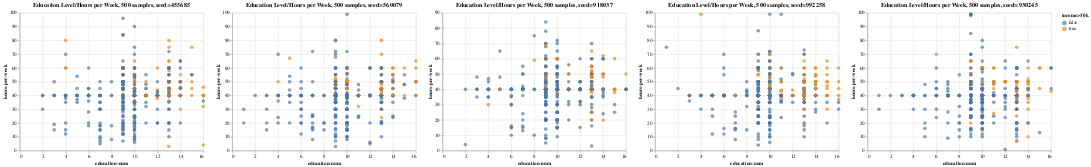

Notebook code cell kept with this figure:
### Code cell
alt.hconcat(*chart_list)

### Figure 1 — Vega-Lite specification as saved in the notebook (floating-point values rounded to 4 significant figures; data arrays with more than 128 entries replaced by an {"elided": "..."} marker saying what was removed)
{"config": {"view": {"continuousWidth": 400, "continuousHeight": 300}}, "hconcat": [{"data": {"name": "data-ce71c26a7ee1887984d2358c7138bfb3"}, "mark": {"type": "circle", "size": 60}, "encoding": {"color": {"field": "income>50k", "type": "nominal"}, "x": {"field": "education-num", "type": "quantitative"}, "y": {"field": "hours-per-week", "type": "quantitative"}}, "title": "Education Level/Hours per Week, 500 samples, seed=455685"}, {"data": {"name": "data-d2fc67e7f8cf518fc7c9f2698047eb83"}, "mark": {"type": "circle", "size": 60}, "encoding": {"color": {"field": "income>50k", "type": "nominal"}, "x": {"field": "education-num", "type": "quantitative"}, "y": {"field": "hours-per-week", "type": "quantitative"}}, "title": "Education Level/Hours per Week, 500 samples, seed=560079"}, {"data": {"name": "data-4a250760dc3ee66df651a8871d1da3ad"}, "mark": {"type": "circle", "size": 60}, "encoding": {"color": {"field": "income>50k", "type": "nominal"}, "x": {"field": "education-num", "type": "quantitative"}, "y": {"field": "hours-per-week", "type": "quantitative"}}, "title": "Education Level/Hours per Week, 500 samples, seed=918037"}, {"data": {"name": "data-cb597a2713a75c4eb9920d85e5097a07"}, "mark": {"type": "circle", "size": 60}, "encoding": {"color": {"field": "income>50k", "type": "nominal"}, "x": {"field": "education-num", "type": "quantitative"}, "y": {"field": "hours-per-week", "type": "quantitative"}}, "title": "Education Level/Hours per Week, 500 samples, seed=992258"}, {"data": {"name": "data-d9cc56cb9667d1833fb3e70fac79df11"}, "mark": {"type": "circle", "size": 60}, "encoding": {"color": {"field": "income>50k", "type": "nominal"}, "x": {"field": "education-num", "type": "quantitative"}, "y": {"field": "hours-per-week", "type": "quantitative"}}, "title": "Education Level/Hours per Week, 500 samples, seed=930245"}], "$schema": "https://vega.github.io/schema/vega-lite/v4.17.0.json", "datasets": {"data-ce71c26a7ee1887984d2358c7138bfb3": {"elided": "500 records"}, "data-d2fc67e7f8cf518fc7c9f2698047eb83": {"elided": "500 records"}, "data-4a250760dc3ee66df651a8871d1da3ad": {"elided": "500 records"}, "data-cb597a2713a75c4eb9920d85e5097a07": {"elided": "500 records"}, "data-d9cc56cb9667d1833fb3e70fac79df11": {"elided": "500 records"}}}
